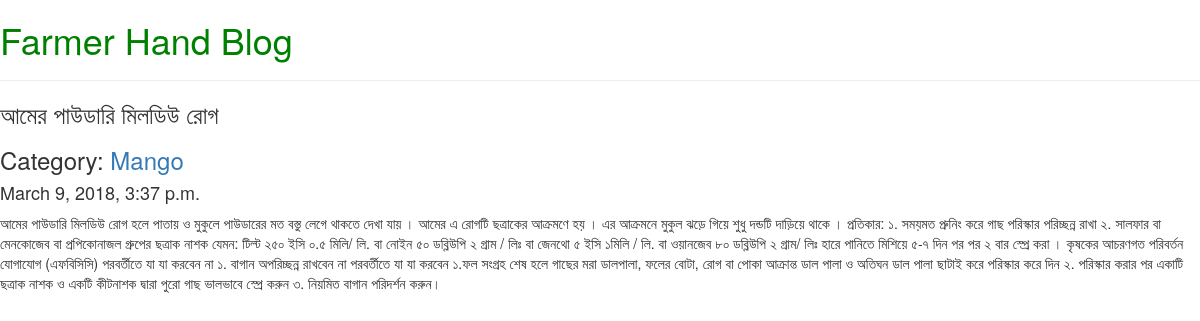
The page /post/5 on the database its author committed.
### Farmer_Hand/models.py (models this page shows, shortened)
class BlogPost(models.Model):
    title = models.CharField(max_length=150)
    body = models.TextField()
    created_at =  models.DateTimeField(auto_now_add=True)
    category = models.ForeignKey('Farmer_Hand.Category', blank= True, null=True, on_delete=models.PROTECT,related_name='posts')

class Category(models.Model):
    name = models.CharField(max_length=50)
    def __str__(self):
        return self.name

### Farmer_Hand/views.py (the view)
# urls.py: url(r'^post/(?P<pk>[0-9]+)$', Farmer_Hand.views.view_post, name='view_post') ,
def view_post(request, pk):
    post = BlogPost.objects.get(pk=pk)
    return render(request, 'post.html', {'post':post})

### templates/post.html
{% extends 'master.html' %}
{% block content %}
    <div class ="posts">
            <div class="post">
                <h3 class="title">{{ post.title }}</h3>
                {% include 'partial/category.html'%}
                <h4 class="datetime">{{ post.created_at }}</h4>
                <p class="body">{{ post.body }}</p>
             </div>
</div>
{% endblock %}

### templates/Partial/category.html
{% if post.category %}
    <h3 class="title">Category:
        <a href="/?category={{ post.category.id }}"> {{ post.category }}</a>
    </h3>
{% endif %}

### rows shown on the page
BlogPost: title "আমের পাউডারি মিলডিউ রোগ", category "Mango", created_at "March 9, 2018, 3:37 p.m.", body "আমের পাউডারি মিলডিউ রোগ হলে পাতায় ও মুকুলে পাউডারের মত বস্তু লেগে থাকতে দেখা যায় । আমের এ রোগটি ছত্রাকের আক্রমণে হয় । এর আক্রমনে মুকুল ঝড়ে গিয়ে শুধু দন্ডটি দাড়িয়ে থাকে । প্রতিকার: ১. সময়মত প্রুনিং করে গাছ পরিস্কার পরিচ্ছন্ন রাখা ২. সালফার বা মেনকোজেব বা প্রপিকোনাজল গ্রুপের ছত্রাক নাশক যেমন: টিল্ট ২৫০ ইসি ০.৫ মিলি/ লি. বা নোইন ৫০ ডব্লিউপি ২ গ্রাম / লিঃ বা জেনথো ৫ ইসি ১মিলি / লি. বা ওয়ানজেব ৮০ ডব্লিউপি ২ গ্রাম/ লিঃ হারে পানিতে মিশিয়ে ৫-৭ দিন পর পর ২ বার স্প্রে করা । কৃষকের আচরণগত পরিবর্তন যোগাযোগ (এফবিসিসি) পরবর্তীতে যা যা করবেন না ১. বাগান অপরিচ্ছন্ন রাখবেন না পরবর্তীতে যা যা করবেন ১.ফল সংগ্রহ শেষ হলে গাছের মরা ডালপালা, ফলের বোটা, রোগ বা পোকা আক্রান্ত ডাল পালা ও অতিঘন ডাল পালা ছাটাই করে…"
